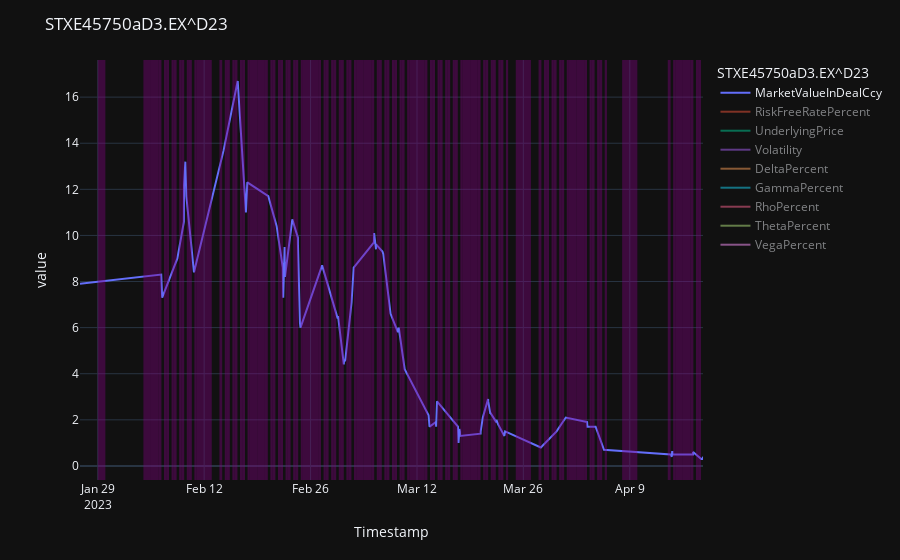

Write notebook code for a chart like this one.
### Code cell
IIVNGIPAC_exp_optn_AT_test3.graph(mrkt_exhng_open_time='9:00', mrkt_exhng_close_time='17:00').overlay().fig
